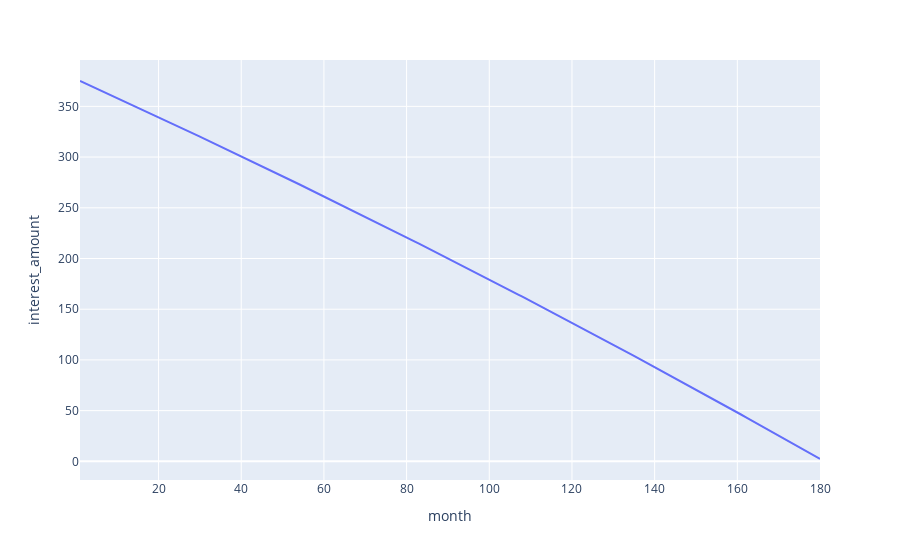

Notebook cell for this chart:
### Code cell
# create a line graph with x axis as month and y axis as remaining principal
fig_interest_payed = px.line(data, x='month', y='interest_amount')
fig_interest_payed

### Figure 1 — Plotly figure (JSON) as saved in the notebook; plotly's stock layout.template omitted (floating-point values rounded to 4 significant figures; data arrays with more than 128 entries replaced by an {"elided": "..."} marker saying what was removed)
{"data": [{"hovertemplate": "month=%{x}<br>interest_amount=%{y}<extra></extra>", "legendgroup": "", "line": {"color": "#636efa", "dash": "solid"}, "marker": {"symbol": "circle"}, "mode": "lines", "name": "", "orientation": "v", "showlegend": false, "type": "scatter", "x": {"elided": "180 int values"}, "xaxis": "x", "y": {"elided": "180 float values"}, "yaxis": "y"}], "layout": {"legend": {"tracegroupgap": 0}, "margin": {"t": 60}, "xaxis": {"anchor": "y", "domain": [0, 1], "title": {"text": "month"}}, "yaxis": {"anchor": "x", "domain": [0, 1], "title": {"text": "interest_amount"}}}}
